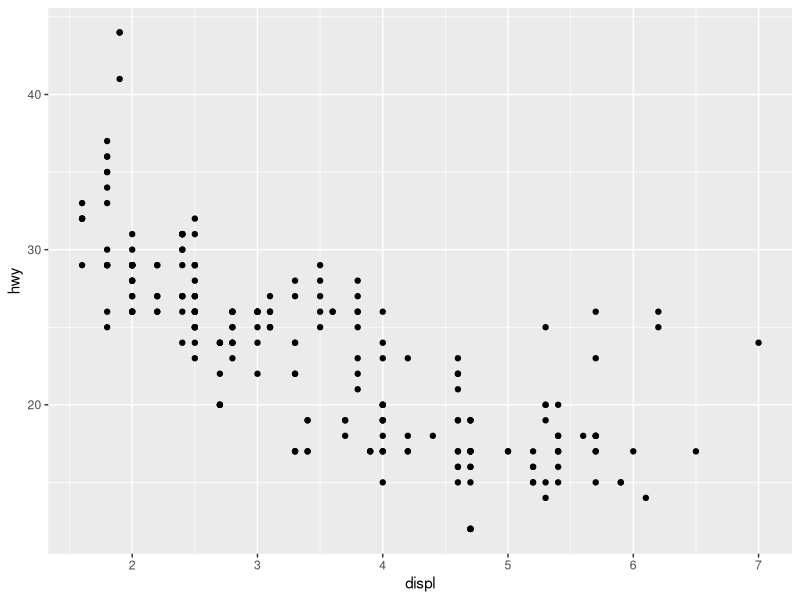
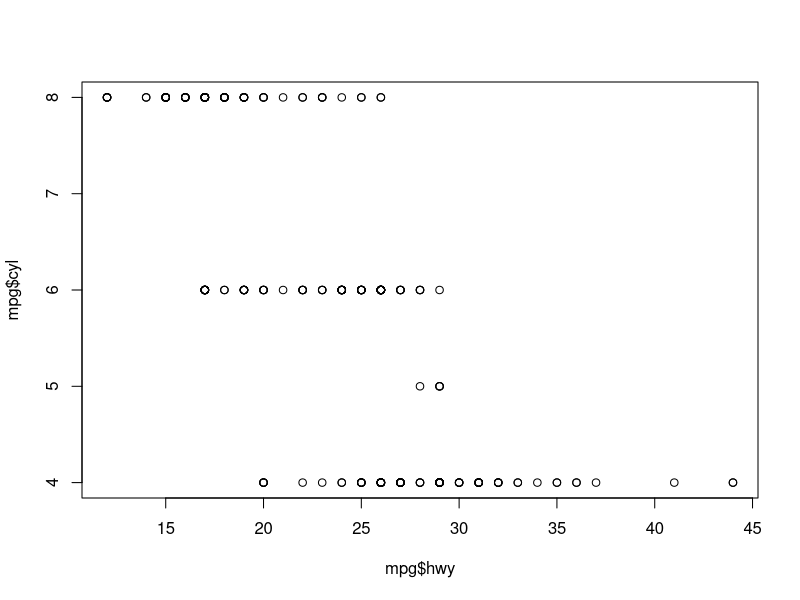

These figures' R source, in order: (Note: this script raises an error after producing the figures.)
library(tidyverse)
mtcars<-dput(mtcars)

mpg

ggplot(data =mpg)+geom_point(mapping=aes(x=displ, y=hwy))
nrow(mpg)
ncol(mpg)
plot(mpg$hwy,mpg$cyl)
plot(mpg$class,mpg$drv)


ggplot(data=mpg)+geom_point(mapping=aes(x=displ,y=hwy,color=class))
ggplot(data=mpg)+geom_point(mapping=aes(x=displ,y=hwy,shape=class))
ggplot(data=mpg)+geom_point(mapping=aes(x=displ,y=hwy,size=cyl,alpha=class))

ggplot(data=mpg)+geom_point(mapping=aes(x=displ,y=hwy),color="blue")
ggplot(data=mpg)+geom_point(mapping=aes(x=displ, y=hwy,alpha=cty,color=cty))
                            
ggplot(data=mpg)+geom_point(mapping=aes(x=displ,y=hwy,stroke=2))                            

ggplot(data=mpg)+geom_point(mapping=aes(x=displ,y=hwy,color=displ<5))
ggplot(data=mpg)+geom_point(mapping=aes(x=displ,y=hwy,stroke=displ>4))  

#common problem with ggplot()

ggplot(data = mpg) 
+ geom_point(mapping = aes(x = displ, y = hwy))


g<-ggplot(data=mpg,mapping=aes(x=displ,y=hwy),xlab="displacement",ylab="Miles driven on Highway")

g+facet_wrap(.~cyl)+geom_point(aes(color=class))

g+facet_grid(class~cyl)+geom_point(aes())
g+facet_grid(drv~cyl)+geom_point(aes(color=class))
g+facet_grid(.~cyl)+geom_point()

g+facet_wrap(.~cty)+geom_point()
g+facet_grid(cyl~.)+geom_point()
g+facet_grid(cyl~class)+geom_point(aes())


#introducing geom_smooth()

g+ geom_smooth()
g+geom_smooth(mapping=aes(linetype=factor(cyl)))
g+geom_smooth(aes(linetype =drv))
g+geom_smooth(aes(group=drv))
g+geom_smooth(aes(color=class)) + geom_point()

ggplot(data = diamonds) + 
  stat_summary(
    mapping = aes(x = cut, y = depth),
    fun.ymin = min,
    fun.ymax = max,
    fun.y = median
)
g+stat_summary()
g+geom_bar()
g+stat_smooth()
ggplot(data = diamonds) + 
  geom_bar(mapping = aes(x = cut, fill = color, y = ..prop..),group=1)
ggplot(data = diamonds) + 
  geom_bar(mapping = aes(x = cut, y = ..prop..,group=1))+coord_polar()
ggplot(mpg, aes(cyl, hwy)) + geom_jitter(width = 0.25)
ggplot(mpg, aes(cyl, hwy)) + geom_count(width = 0.25)
ggplot(mpg, aes(cyl, hwy,color=class)) + geom_boxplot(width = 0.5)


nz <- map_data("nz")

ggplot(nz, aes(long, lat, group = group)) +
  geom_polygon(fill = "white", colour = "black")

ggplot(nz, aes(long, lat, group = group)) +
  geom_polygon(fill = "white", colour = "black") +
  coord_quickmap()
us <- map_data("ny")
ggplot(nz, aes(long, lat, group = group)) +
  geom_polygon(fill = "white", colour = "black")+coord_map()


ggplot(data = mpg, mapping = aes(x = cty, y = hwy)) +
  geom_point() + 
  geom_abline() +coord_fixed(ratio=1)
  